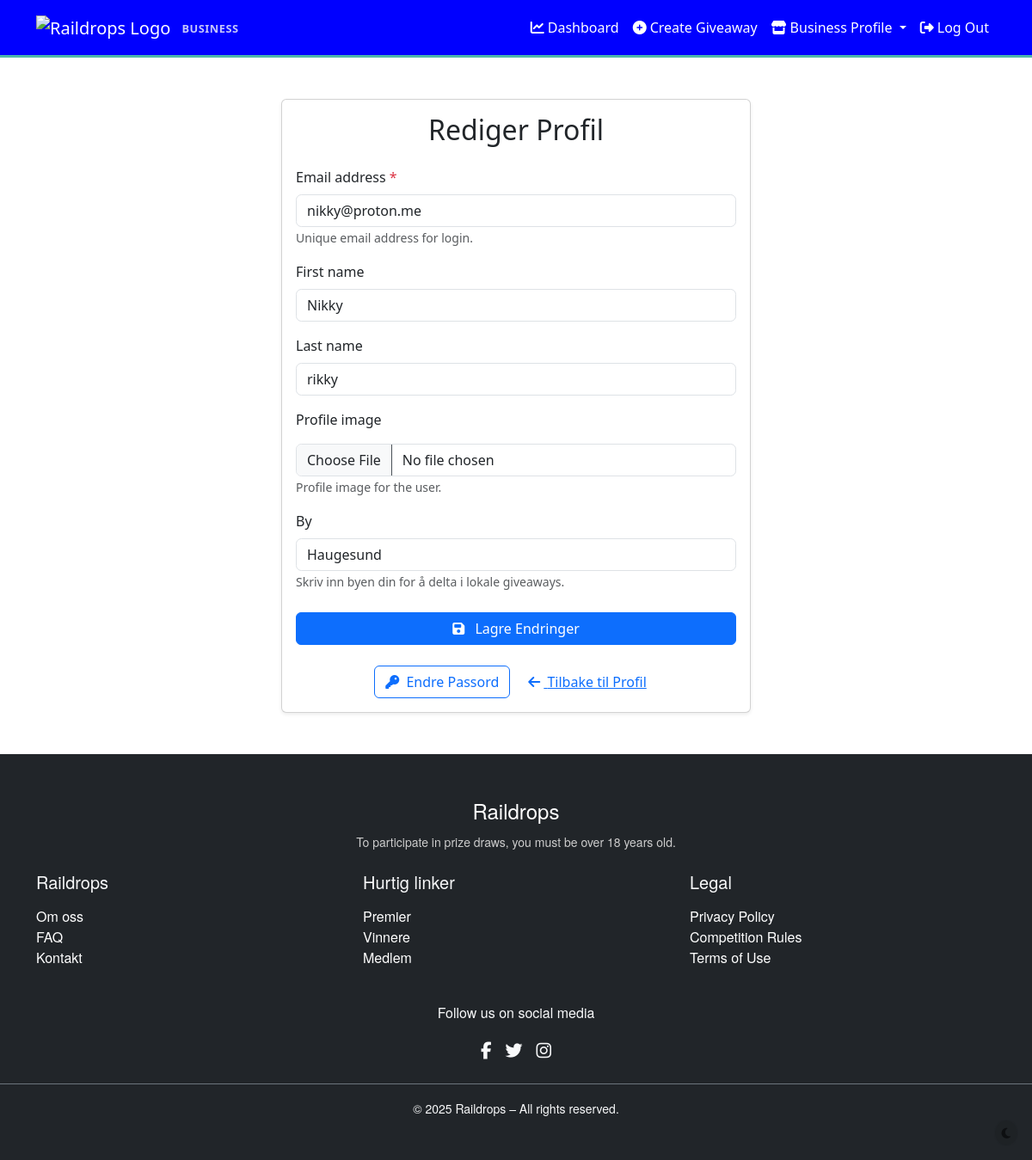
The app's page /accounts/member/profile/edit/ (signed in) with its own data.
### accounts/models.py (models this page shows, shortened)
class User(AbstractUser):
    email = models.EmailField(
        _('email address'),
        unique=True,
        db_index=True,  # Add index for better performance
        help_text="Unique email address for login."
    )
    profile_image = models.ImageField(
        upload_to='profile_pics/',
        blank=True,
        null=True,
        help_text="Profile image for the user."
    )
    city = models.CharField(
        max_length=100,
        blank=True,
        db_index=True,  # Add index for location-based filtering
        help_text="User's city/location."
    )
    USERNAME_FIELD = 'email'
    REQUIRED_FIELDS = ['username']  # username is still required for admin compatibility

### accounts/views.py (the view, shortened to what this page needs)
class ProfileEditView(LoginRequiredMixin, UpdateView):
    model = User
    form_class = UserProfileForm
    template_name = "accounts/member_profile_edit.html"
    success_url = reverse_lazy("accounts:member-profile")
    login_url = "accounts:member-login"
    def get_object(self, queryset=None):
        return self.request.user

### accounts/context_processors.py (called while the page is built)
def user_roles(request):
    user = request.user
    return {
        'is_member': user_is_member(user),
        'is_business': user_is_business(user),
    }

### accounts/permissions.py (called while the page is built)
def user_is_member(user) -> bool:
    return (
        user.is_authenticated
        and not hasattr(user, "business_account")
        and user.groups.filter(name="Members").exists()
    )

def user_is_business(user) -> bool:
    return user.is_authenticated and hasattr(user, 'business_account')

### templates/accounts/member_profile_edit.html (shortened to what this page needs)
{% extends "base.html" %}
{% load static %}
{% block content %}
<div class="container py-5">
    <div class="row justify-content-center">
        <div class="col-md-8 col-lg-6">
            <div class="card shadow-sm">
                <div class="card-body">
                    <h2 class="card-title mb-4 text-center">Rediger Profil</h2>
                    <form method="post" enctype="multipart/form-data" novalidate autocomplete="on">
                        {% for field in form %}
                            <div class="mb-3">
                                <label for="{{ field.id_for_label }}" class="form-label">
                                    {{ field.label }}
                                    {% if field.field.required %}<span class="text-danger" aria-hidden="true">*</span>{% endif %}
                                </label>
                                {{ field }}
                                {% if field.help_text %}
                                    <small class="form-text text-muted">{{ field.help_text }}</small>
                                {% endif %}
                            </div>
                        {% endfor %}
                        <div class="d-grid mt-4">
                            <button type="submit" class="btn btn-primary">
                                <i class="fa fa-save me-2" aria-hidden="true"></i> Lagre Endringer
                            </button>
                        </div>
                    </form>
                    <div class="mt-4 text-center d-flex flex-column flex-md-row justify-content-center gap-2">
                        <a href="{% url 'accounts:password_change' %}" class="btn btn-outline-primary">
                            <i class="fa fa-key me-1" aria-hidden="true"></i> Endre Passord
                        </a>
                        <a href="{% url 'accounts:member-profile' %}" class="btn btn-link">
                            <i class="fa fa-arrow-left me-1" aria-hidden="true"></i> Tilbake til Profil
                        </a>
                    </div>
                </div>
            </div>
        </div>
    </div>
</div>
{% endblock %}

### static/css/style.css (style rules this page uses)
:root { --raildrops-primary: #004c97; --raildrops-secondary: #ffde59; --raildrops-dark: #1b1b1b; --raildrops-light: #f8fafc; --purple: #4701b7; --light-bg: #f8fafc; --dark-text: #222; --button-bg: #4701b7; --button-text: #fff; --color-background: var(--raildrops-light); --color-text: var(--raildrops-dark); --color-link: var(--raildrops-primary); --color-link-hover: #003c78; --color-success: #28a745; --color-danger: #dc3545; --color-warning: #ffc107; --color-info: #17a2b8; --font-family-base: 'Segoe UI', Arial, sans-serif; --font-size-base: 1rem; --font-size-sm: 0.875rem; --font-size-lg: 1.25rem; --font-weight-normal: 400; --font-weight-bold: 700; --line-height-base: 1.5; --spacing-xs: 0.25rem; --spacing-sm: 0.5rem; --spacing-md: 1rem; --spacing-lg: 1.5rem; --spacing-xl: 2.5rem; --border-radius-sm: 0.25rem; --border-radius-md: 0.5rem; --border-radius-lg: 1rem; }
body { background-color: var(--light-bg); color: var(--raildrops-dark); font-family: 'Segoe UI', Arial, sans-serif; }
.card { border-radius: 1rem; border: none; }
.btn-primary { background-color: var(--raildrops-blue); border-color: var(--raildrops-blue); }
.form-label { font-weight: 500; }
input, select, textarea { border-radius: 0.4rem !important; }

### records on screen
User: form "nikky@proton.me" "Nikky" "rikky" "Haugesund"

### other values on screen
{{ field.label }} "Email address" "First name" "Last name" "Profile image" "By"
{{ field.help_text }} "Unique email address for login." "Profile image for the user." "Skriv inn byen din for å delta i lokale giveaways."
